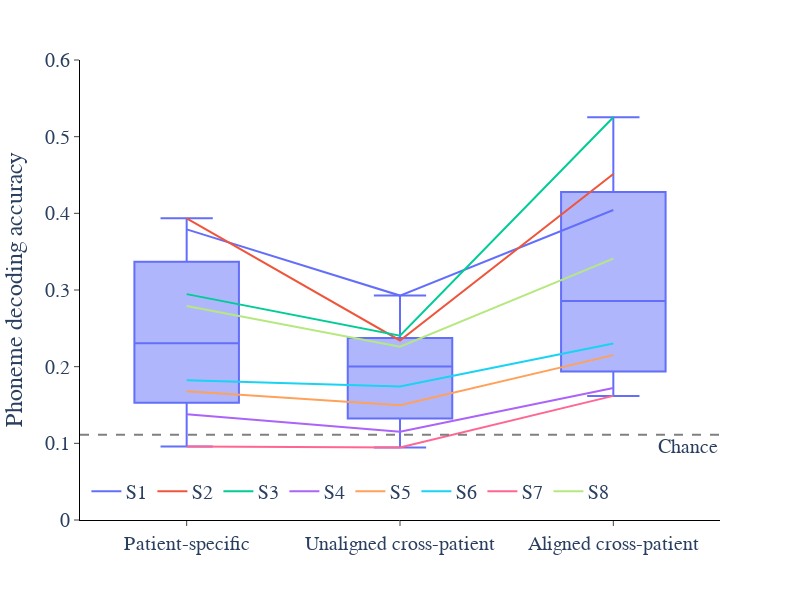

Here is the notebook cell this chart was saved with:
### Code cell
fig_ind = 'pAll'
fig_df = decode_df_long[decode_df_long['Phoneme Index'] == fig_ind].drop(columns=['Phoneme Index']).groupby(['Patient', 'Decoding Context'], sort=False).mean().reset_index()

fig = px.line(fig_df, x='Decoding Context', y="accuracy", color='Patient', width=800, height=600, color_discrete_sequence=px.colors.qualitative.Plotly)
fig.add_traces(px.box(fig_df, x='Decoding Context', y="accuracy").data)
fig.add_hline(y=1/9, line_dash='dash', line_color='grey', annotation_text='Chance', annotation_position='bottom right')
fig.update_layout(
    plot_bgcolor='white',
    legend=dict(
        orientation='h',
        yanchor='bottom',
        y=0.02,
        xanchor='left',
        x=0.01,
        title_text=''
    ),
    title_text='',
    title_x=0.5,
    font=dict(size=20, family='Arial')
)
fig.update_xaxes(
    title='',
    mirror=False,
    ticks='outside',
    showline=True,
    linecolor='black',
    showgrid=False,
)
fig.update_yaxes(
    title='Phoneme decoding accuracy',
    mirror=False,
    ticks='outside',
    showline=True,
    linecolor='black',
    showgrid=False,
    range=[0, 0.6]
)
fig.show()

### Figure 1 — Plotly figure (JSON) as saved in the notebook; plotly's stock layout.template omitted (floating-point values rounded to 4 significant figures)
{"data": [{"hovertemplate": "Patient=S1<br>Decoding Context=%{x}<br>accuracy=%{y}<extra></extra>", "legendgroup": "S1", "line": {"color": "#636EFA", "dash": "solid"}, "marker": {"symbol": "circle"}, "mode": "lines", "name": "S1", "orientation": "v", "showlegend": true, "type": "scatter", "x": ["Patient-specific", "Unaligned cross-patient", "Aligned cross-patient"], "xaxis": "x", "y": [0.3791, 0.2927, 0.4044], "yaxis": "y"}, {"hovertemplate": "Patient=S2<br>Decoding Context=%{x}<br>accuracy=%{y}<extra></extra>", "legendgroup": "S2", "line": {"color": "#EF553B", "dash": "solid"}, "marker": {"symbol": "circle"}, "mode": "lines", "name": "S2", "orientation": "v", "showlegend": true, "type": "scatter", "x": ["Patient-specific", "Unaligned cross-patient", "Aligned cross-patient"], "xaxis": "x", "y": [0.3936, 0.2342, 0.4514], "yaxis": "y"}, {"hovertemplate": "Patient=S3<br>Decoding Context=%{x}<br>accuracy=%{y}<extra></extra>", "legendgroup": "S3", "line": {"color": "#00CC96", "dash": "solid"}, "marker": {"symbol": "circle"}, "mode": "lines", "name": "S3", "orientation": "v", "showlegend": true, "type": "scatter", "x": ["Patient-specific", "Unaligned cross-patient", "Aligned cross-patient"], "xaxis": "x", "y": [0.2946, 0.2404, 0.5254], "yaxis": "y"}, {"hovertemplate": "Patient=S4<br>Decoding Context=%{x}<br>accuracy=%{y}<extra></extra>", "legendgroup": "S4", "line": {"color": "#AB63FA", "dash": "solid"}, "marker": {"symbol": "circle"}, "mode": "lines", "name": "S4", "orientation": "v", "showlegend": true, "type": "scatter", "x": ["Patient-specific", "Unaligned cross-patient", "Aligned cross-patient"], "xaxis": "x", "y": [0.138, 0.115, 0.1723], "yaxis": "y"}, {"hovertemplate": "Patient=S5<br>Decoding Context=%{x}<br>accuracy=%{y}<extra></extra>", "legendgroup": "S5", "line": {"color": "#FFA15A", "dash": "solid"}, "marker": {"symbol": "circle"}, "mode": "lines", "name": "S5", "orientation": "v", "showlegend": true, "type": "scatter", "x": ["Patient-specific", "Unaligned cross-patient", "Aligned cross-patient"], "xaxis": "x", "y": [0.1679, 0.1497, 0.2151], "yaxis": "y"}, {"hovertemplate": "Patient=S6<br>Decoding Context=%{x}<br>accuracy=%{y}<extra></extra>", "legendgroup": "S6", "line": {"color": "#19D3F3", "dash": "solid"}, "marker": {"symbol": "circle"}, "mode": "lines", "name": "S6", "orientation": "v", "showlegend": true, "type": "scatter", "x": ["Patient-specific", "Unaligned cross-patient", "Aligned cross-patient"], "xaxis": "x", "y": [0.1821, 0.1742, 0.2301], "yaxis": "y"}, {"hovertemplate": "Patient=S7<br>Decoding Context=%{x}<br>accuracy=%{y}<extra></extra>", "legendgroup": "S7", "line": {"color": "#FF6692", "dash": "solid"}, "marker": {"symbol": "circle"}, "mode": "lines", "name": "S7", "orientation": "v", "showlegend": true, "type": "scatter", "x": ["Patient-specific", "Unaligned cross-patient", "Aligned cross-patient"], "xaxis": "x", "y": [0.09603, 0.09447, 0.1619], "yaxis": "y"}, {"hovertemplate": "Patient=S8<br>Decoding Context=%{x}<br>accuracy=%{y}<extra></extra>", "legendgroup": "S8", "line": {"color": "#B6E880", "dash": "solid"}, "marker": {"symbol": "circle"}, "mode": "lines", "name": "S8", "orientation": "v", "showlegend": true, "type": "scatter", "x": ["Patient-specific", "Unaligned cross-patient", "Aligned cross-patient"], "xaxis": "x", "y": [0.279, 0.2261, 0.3409], "yaxis": "y"}, {"alignmentgroup": "True", "hovertemplate": "Decoding Context=%{x}<br>accuracy=%{y}<extra></extra>", "legendgroup": "", "marker": {"color": "#636efa"}, "name": "", "notched": false, "offsetgroup": "", "orientation": "v", "showlegend": false, "type": "box", "x": ["Patient-specific", "Unaligned cross-patient", "Aligned cross-patient", "Patient-specific", "Unaligned cross-patient", "Aligned cross-patient", "Patient-specific", "Unaligned cross-patient", "Aligned cross-patient", "Patient-specific", "Unaligned cross-patient", "Aligned cross-patient", "Patient-specific", "Unaligned cross-patient", "Aligned cross-patient", "Patient-specific", "Unaligned cross-patient", "Aligned cross-patient", "Patient-specific", "Unaligned cross-patient", "Aligned cross-patient", "Patient-specific", "Unaligned cross-patient", "Aligned cross-patient"], "x0": " ", "xaxis": "x", "y": [0.3791, 0.2927, 0.4044, 0.3936, 0.2342, 0.4514, 0.2946, 0.2404, 0.5254, 0.138, 0.115, 0.1723, 0.1679, 0.1497, 0.2151, 0.1821, 0.1742, 0.2301, 0.09603, 0.09447, 0.1619, 0.279, 0.2261, 0.3409], "y0": " ", "yaxis": "y"}], "layout": {"annotations": [{"showarrow": false, "text": "Chance", "x": 1, "xanchor": "right", "xref": "x domain", "y": 0.1111, "yanchor": "top", "yref": "y"}], "font": {"family": "Arial", "size": 20}, "height": 600, "legend": {"orientation": "h", "title": {"text": ""}, "tracegroupgap": 0, "x": 0.01, "xanchor": "left", "y": 0.02, "yanchor": "bottom"}, "margin": {"t": 60}, "plot_bgcolor": "white", "shapes": [{"line": {"color": "grey", "dash": "dash"}, "type": "line", "x0": 0, "x1": 1, "xref": "x domain", "y0": 0.1111, "y1": 0.1111, "yref": "y"}], "title": {"text": "", "x": 0.5}, "width": 800, "xaxis": {"anchor": "y", "domain": [0, 1], "linecolor": "black", "mirror": false, "showgrid": false, "showline": true, "ticks": "outside", "title": {"text": ""}}, "yaxis": {"anchor": "x", "domain": [0, 1], "linecolor": "black", "mirror": false, "range": [0, 0.6], "showgrid": false, "showline": true, "ticks": "outside", "title": {"text": "Phoneme decoding accuracy"}}}}
